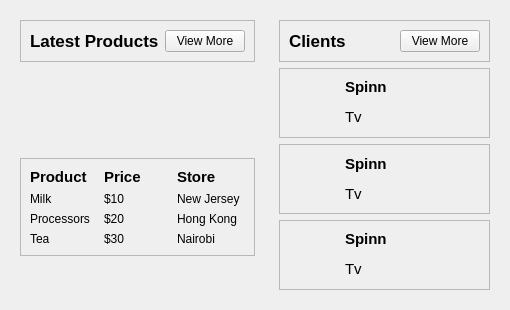
        <widget class="QWidget" name="mainFrame" native="true">
         <property name="sizePolicy">
          <sizepolicy hsizetype="Preferred" vsizetype="Expanding">
           <horstretch>0</horstretch>
           <verstretch>0</verstretch>
          </sizepolicy>
         </property>
         <layout class="QHBoxLayout" name="horizontalLayout_12">
          <item>
           <widget class="QWidget" name="widget_4" native="true">
            <layout class="QVBoxLayout" name="verticalLayout_6">
             <item alignment="Qt::AlignTop">
              <widget class="QFrame" name="frame_5">
               <property name="frameShape">
                <enum>QFrame::StyledPanel</enum>
               </property>
               <property name="frameShadow">
                <enum>QFrame::Raised</enum>
               </property>
               <layout class="QHBoxLayout" name="horizontalLayout_13">
                <item alignment="Qt::AlignLeft">
                 <widget class="QLabel" name="label_14">
                  <property name="font">
                   <font>
                    <pointsize>13</pointsize>
                    <bold>true</bold>
                   </font>
                  </property>
                  <property name="text">
                   <string>Latest Products</string>
                  </property>
                 </widget>
                </item>
                <item alignment="Qt::AlignRight">
                 <widget class="QPushButton" name="pushButton">
                  <property name="text">
                   <string>View More</string>
                  </property>
                  <property name="icon">
                   <iconset resource="resources.qrc">
                    <normaloff>:/whiteicons/assets/icons/white/arrow-right.svg</normaloff>:/whiteicons/assets/icons/white/arrow-right.svg</iconset>
                  </property>
                  <property name="iconSize">
                   <size>
                    <width>24</width>
                    <height>24</height>
                   </size>
                  </property>
                 </widget>
                </item>
               </layout>
              </widget>
             </item>
             <item alignment="Qt::AlignTop">
              <widget class="QFrame" name="frame_6">
               <property name="sizePolicy">
                <sizepolicy hsizetype="Preferred" vsizetype="Expanding">
                 <horstretch>0</horstretch>
                 <verstretch>0</verstretch>
                </sizepolicy>
               </property>
               <property name="frameShape">
                <enum>QFrame::StyledPanel</enum>
               </property>
               <property name="frameShadow">
                <enum>QFrame::Raised</enum>
               </property>
               <layout class="QGridLayout" name="gridLayout">
                <item row="1" column="1">
                 <widget class="QLabel" name="label_19">
                  <property name="text">
                   <string>$10</string>
                  </property>
                 </widget>
                </item>
                <item row="0" column="0">
                 <widget class="QLabel" name="label_15">
                  <property name="font">
                   <font>
                    <pointsize>11</pointsize>
                    <bold>true</bold>
                   </font>
                  </property>
                  <property name="text">
                   <string>Product</string>
                  </property>
                 </widget>
                </item>
                <item row="2" column="1">
                 <widget class="QLabel" name="label_22">
                  <property name="text">
                   <string>$20</string>
                  </property>
                 </widget>
                </item>
                <item row="2" column="0">
                 <widget class="QLabel" name="label_21">
                  <property name="text">
                   <string>Processors</string>
                  </property>
                 </widget>
                </item>
                <item row="0" column="1">
                 <widget class="QLabel" name="label_16">
                  <property name="font">
                   <font>
                    <pointsize>11</pointsize>
                    <bold>true</bold>
                   </font>
                  </property>
                  <property name="text">
                   <string>Price</string>
                  </property>
                 </widget>
                </item>
                <item row="0" column="2">
                 <widget class="QLabel" name="label_17">
                  <property name="font">
                   <font>
                    <pointsize>11</pointsize>
                    <bold>true</bold>
                   </font>
                  </property>
                  <property name="text">
                   <string>Store</string>
                  </property>
                 </widget>
                </item>
                <item row="1" column="2">
                 <widget class="QLabel" name="label_20">
                  <property name="text">
                   <string>New Jersey</string>
                  </property>
                 </widget>
                </item>
                <item row="2" column="2">
                 <widget class="QLabel" name="label_23">
                  <property name="text">
                   <string>Hong Kong</string>
                  </property>
                 </widget>
                </item>
                <item row="1" column="0">
                 <widget class="QLabel" name="label_18">
                  <property name="text">
                   <string>Milk</string>
                  </property>
                 </widget>
                </item>
                <item row="3" column="0">
                 <widget class="QLabel" name="label_24">
                  <property name="text">
                   <string>Tea</string>
                  </property>
                 </widget>
                </item>
                <item row="3" column="1">
                 <widget class="QLabel" name="label_25">
                  <property name="text">
                   <string>$30</string>
                  </property>
                 </widget>
                </item>
                <item row="3" column="2">
                 <widget class="QLabel" name="label_26">
                  <property name="text">
                   <string>Nairobi</string>
                  </property>
                 </widget>
                </item>
               </layout>
              </widget>
             </item>
            </layout>
           </widget>
          </item>
          <item>
           <widget class="QWidget" name="widget_5" native="true">
            <layout class="QVBoxLayout" name="verticalLayout_7">
             <item alignment="Qt::AlignTop">
              <widget class="QFrame" name="frame_7">
               <property name="frameShape">
                <enum>QFrame::StyledPanel</enum>
               </property>
               <property name="frameShadow">
                <enum>QFrame::Raised</enum>
               </property>
               <layout class="QHBoxLayout" name="horizontalLayout_14">
                <item alignment="Qt::AlignLeft">
                 <widget class="QLabel" name="label_27">
                  <property name="font">
                   <font>
                    <pointsize>13</pointsize>
                    <bold>true</bold>
                   </font>
                  </property>
                  <property name="text">
                   <string>Clients</string>
                  </property>
                 </widget>
                </item>
                <item alignment="Qt::AlignRight">
                 <widget class="QPushButton" name="pushButton_2">
                  <property name="text">
                   <string>View More</string>
                  </property>
                  <property name="icon">
                   <iconset resource="resources.qrc">
                    <normaloff>:/whiteicons/assets/icons/white/arrow-right.svg</normaloff>:/whiteicons/assets/icons/white/arrow-right.svg</iconset>
                  </property>
                  <property name="iconSize">
                   <size>
                    <width>24</width>
                    <height>24</height>
                   </size>
                  </property>
                 </widget>
                </item>
               </layout>
              </widget>
             </item>
             <item>
              <widget class="QFrame" name="frame_9">
               <property name="frameShape">
                <enum>QFrame::StyledPanel</enum>
               </property>
               <property name="frameShadow">
                <enum>QFrame::Raised</enum>
               </property>
               <layout class="QHBoxLayout" name="horizontalLayout_16">
                <item>
                 <widget class="QLabel" name="label_33">
                  <property name="minimumSize">
                   <size>
                    <width>50</width>
                    <height>50</height>
                   </size>
                  </property>
                  <property name="maximumSize">
                   <size>
                    <width>50</width>
                    <height>50</height>
                   </size>
                  </property>
                  <property name="text">
                   <string/>
                  </property>
                  <property name="pixmap">
                   <pixmap resource="resources.qrc">:/blueicons/assets/icons/blue/loader.svg</pixmap>
                  </property>
                  <property name="scaledContents">
                   <bool>true</bool>
                  </property>
                 </widget>
                </item>
                <item alignment="Qt::AlignTop">
                 <widget class="QLabel" name="label_34">
                  <property name="text">
                   <string>&lt;html&gt;&lt;head/&gt;&lt;body&gt;&lt;p&gt;&lt;span style=&quot; font-size:11pt; font-weight:700;&quot;&gt;Spinn&lt;/span&gt;&lt;/p&gt;&lt;p&gt;&lt;span style=&quot; font-size:11pt;&quot;&gt;Tv&lt;/span&gt;&lt;/p&gt;&lt;/body&gt;&lt;/html&gt;</string>
                  </property>
                 </widget>
                </item>
                <item>
                 <widget class="QLabel" name="label_35">
                  <property name="minimumSize">
                   <size>
                    <width>25</width>
                    <height>25</height>
                   </size>
                  </property>
                  <property name="maximumSize">
                   <size>
                    <width>25</width>
                    <height>25</height>
                   </size>
                  </property>
                  <property name="text">
                   <string/>
                  </property>
                  <property name="pixmap">
                   <pixmap resource="resources.qrc">:/blueicons/assets/icons/blue/facebook.svg</pixmap>
                  </property>
                  <property name="scaledContents">
                   <bool>true</bool>
                  </property>
                 </widget>
                </item>
                <item>
                 <widget class="QLabel" name="label_36">
                  <property name="minimumSize">
                   <size>
                    <width>25</width>
                    <height>25</height>
                   </size>
                  </property>
                  <property name="maximumSize">
                   <size>
                    <width>25</width>
                    <height>25</height>
                   </size>
                  </property>
                  <property name="text">
                   <string/>
                  </property>
                  <property name="pixmap">
                   <pixmap resource="resources.qrc">:/blueicons/assets/icons/blue/message-circle.svg</pixmap>
                  </property>
                  <property name="scaledContents">
                   <bool>true</bool>
                  </property>
                 </widget>
                </item>
                <item>
                 <widget class="QLabel" name="label_37">
                  <property name="minimumSize">
                   <size>
                    <width>25</width>
                    <height>25</height>
                   </size>
                  </property>
                  <property name="maximumSize">
                   <size>
                    <width>25</width>
                    <height>25</height>
                   </size>
                  </property>
                  <property name="text">
                   <string/>
                  </property>
                  <property name="pixmap">
                   <pixmap resource="resources.qrc">:/blueicons/assets/icons/blue/phone-call.svg</pixmap>
                  </property>
                  <property name="scaledContents">
                   <bool>true</bool>
                  </property>
                 </widget>
                </item>
               </layout>
              </widget>
             </item>
             <item alignment="Qt::AlignTop">
              <widget class="QFrame" name="frame_10">
               <property name="frameShape">
                <enum>QFrame::StyledPanel</enum>
               </property>
               <property name="frameShadow">
                <enum>QFrame::Raised</enum>
               </property>
               <layout class="QHBoxLayout" name="horizontalLayout_17">
                <item>
                 <widget class="QLabel" name="label_38">
                  <property name="minimumSize">
                   <size>
                    <width>50</width>
                    <height>50</height>
                   </size>
                  </property>
                  <property name="maximumSize">
                   <size>
                    <width>50</width>
                    <height>50</height>
                   </size>
                  </property>
                  <property name="text">
                   <string/>
                  </property>
                  <property name="pixmap">
                   <pixmap resource="resources.qrc">:/blueicons/assets/icons/blue/loader.svg</pixmap>
                  </property>
                  <property name="scaledContents">
                   <bool>true</bool>
                  </property>
                 </widget>
                </item>
                <item>
                 <widget class="QLabel" name="label_39">
                  <property name="text">
                   <string>&lt;html&gt;&lt;head/&gt;&lt;body&gt;&lt;p&gt;&lt;span style=&quot; font-size:11pt; font-weight:700;&quot;&gt;Spinn&lt;/span&gt;&lt;/p&gt;&lt;p&gt;&lt;span style=&quot; font-size:11pt;&quot;&gt;Tv&lt;/span&gt;&lt;/p&gt;&lt;/body&gt;&lt;/html&gt;</string>
                  </property>
                 </widget>
                </item>
                <item>
                 <widget class="QLabel" name="label_40">
                  <property name="minimumSize">
                   <size>
                    <width>25</width>
                    <height>25</height>
                   </size>
                  </property>
                  <property name="maximumSize">
                   <size>
                    <width>25</width>
                    <height>25</height>
                   </size>
                  </property>
                  <property name="text">
                   <string/>
                  </property>
                  <property name="pixmap">
                   <pixmap resource="resources.qrc">:/blueicons/assets/icons/blue/facebook.svg</pixmap>
                  </property>
                  <property name="scaledContents">
                   <bool>true</bool>
                  </property>
                 </widget>
                </item>
                <item>
                 <widget class="QLabel" name="label_41">
                  <property name="minimumSize">
                   <size>
                    <width>25</width>
                    <height>25</height>
                   </size>
                  </property>
                  <property name="maximumSize">
                   <size>
                    <width>25</width>
                    <height>25</height>
                   </size>
                  </property>
                  <property name="text">
                   <string/>
                  </property>
                  <property name="pixmap">
                   <pixmap resource="resources.qrc">:/blueicons/assets/icons/blue/message-circle.svg</pixmap>
                  </property>
                  <property name="scaledContents">
                   <bool>true</bool>
                  </property>
                 </widget>
                </item>
                <item>
                 <widget class="QLabel" name="label_42">
                  <property name="minimumSize">
                   <size>
                    <width>25</width>
                    <height>25</height>
                   </size>
                  </property>
                  <property name="maximumSize">
                   <size>
                    <width>25</width>
                    <height>25</height>
                   </size>
                  </property>
                  <property name="text">
                   <string/>
                  </property>
                  <property name="pixmap">
                   <pixmap resource="resources.qrc">:/blueicons/assets/icons/blue/phone-call.svg</pixmap>
                  </property>
                  <property name="scaledContents">
                   <bool>true</bool>
                  </property>
                 </widget>
                </item>
               </layout>
              </widget>
             </item>
             <item>
              <widget class="QFrame" name="frame_8">
               <property name="frameShape">
                <enum>QFrame::StyledPanel</enum>
               </property>
               <property name="frameShadow">
                <enum>QFrame::Raised</enum>
               </property>
               <layout class="QHBoxLayout" name="horizontalLayout_15">
                <item>
                 <widget class="QLabel" name="label_28">
                  <property name="minimumSize">
                   <size>
                    <width>50</width>
                    <height>50</height>
                   </size>
                  </property>
                  <property name="maximumSize">
                   <size>
                    <width>50</width>
                    <height>50</height>
                   </size>
                  </property>
                  <property name="text">
                   <string/>
                  </property>
                  <property name="pixmap">
                   <pixmap resource="resources.qrc">:/blueicons/assets/icons/blue/loader.svg</pixmap>
                  </property>
                  <property name="scaledContents">
                   <bool>true</bool>
                  </property>
                 </widget>
                </item>
                <item alignment="Qt::AlignTop">
                 <widget class="QLabel" name="label_29">
                  <property name="text">
                   <string>&lt;html&gt;&lt;head/&gt;&lt;body&gt;&lt;p&gt;&lt;span style=&quot; font-size:11pt; font-weight:700;&quot;&gt;Spinn&lt;/span&gt;&lt;/p&gt;&lt;p&gt;&lt;span style=&quot; font-size:11pt;&quot;&gt;Tv&lt;/span&gt;&lt;/p&gt;&lt;/body&gt;&lt;/html&gt;</string>
                  </property>
                 </widget>
                </item>
                <item>
                 <widget class="QLabel" name="label_30">
                  <property name="minimumSize">
                   <size>
                    <width>25</width>
                    <height>25</height>
                   </size>
                  </property>
                  <property name="maximumSize">
                   <size>
                    <width>25</width>
                    <height>25</height>
                   </size>
                  </property>
                  <property name="text">
                   <string/>
                  </property>
                  <property name="pixmap">
                   <pixmap resource="resources.qrc">:/blueicons/assets/icons/blue/facebook.svg</pixmap>
                  </property>
                  <property name="scaledContents">
                   <bool>true</bool>
                  </property>
                 </widget>
                </item>
                <item>
                 <widget class="QLabel" name="label_31">
                  <property name="minimumSize">
                   <size>
                    <width>25</width>
                    <height>25</height>
                   </size>
                  </property>
                  <property name="maximumSize">
                   <size>
                    <width>25</width>
                    <height>25</height>
                   </size>
                  </property>
                  <property name="text">
                   <string/>
                  </property>
                  <property name="pixmap">
                   <pixmap resource="resources.qrc">:/blueicons/assets/icons/blue/message-circle.svg</pixmap>
                  </property>
                  <property name="scaledContents">
                   <bool>true</bool>
                  </property>
                 </widget>
                </item>
                <item>
                 <widget class="QLabel" name="label_32">
                  <property name="minimumSize">
                   <size>
                    <width>25</width>
                    <height>25</height>
                   </size>
                  </property>
                  <property name="maximumSize">
                   <size>
                    <width>25</width>
                    <height>25</height>
                   </size>
                  </property>
                  <property name="text">
                   <string/>
                  </property>
                  <property name="pixmap">
                   <pixmap resource="resources.qrc">:/blueicons/assets/icons/blue/phone-call.svg</pixmap>
                  </property>
                  <property name="scaledContents">
                   <bool>true</bool>
                  </property>
                 </widget>
                </item>
               </layout>
              </widget>
             </item>
            </layout>
           </widget>
          </item>
         </layout>
        </widget>
